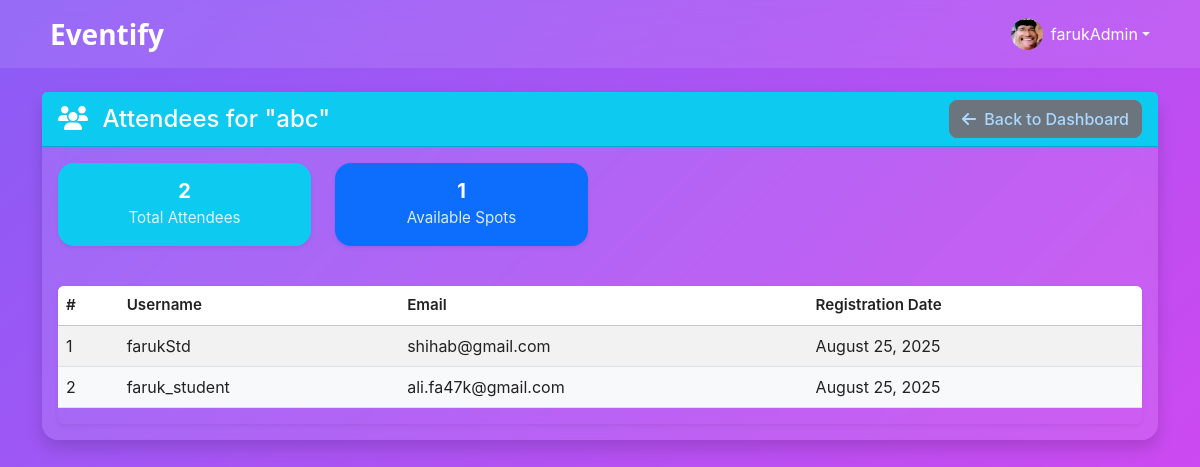
/admin/event-attendees/2 (signed in), run on the app's committed database.
### models/user.py (models this page shows, shortened)
class User(UserMixin, db.Model):
    __tablename__ = 'users'
    id = db.Column(db.Integer, primary_key=True)
    username = db.Column(db.String(80), unique=True, nullable=False)
    email = db.Column(db.String(120), unique=True, nullable=False)
    password_hash = db.Column(db.String(128), nullable=False)
    role = db.Column(db.String(20), nullable=False, default='student')  # 'student' or 'admin'
    created_at = db.Column(db.DateTime, default=datetime.utcnow)
    profile_image = db.Column(db.String(255), default=None)
    registered_events = db.relationship('Event', secondary='event_registrations', back_populates='registered_users')
    created_events = db.relationship('Event', foreign_keys='Event.creator_id', back_populates='creator')
    def is_admin(self):
        return self.role == 'admin'
    def is_student(self):
        return self.role == 'student'

### models/event.py (models this page shows, shortened)
class Event(db.Model):
    __tablename__ = 'events'
    id = db.Column(db.Integer, primary_key=True)
    title = db.Column(db.String(200), nullable=False)
    description = db.Column(db.Text, nullable=False)
    start_date = db.Column(db.Date, nullable=False)
    start_time = db.Column(db.Time, nullable=False)
    end_date = db.Column(db.Date, nullable=False)
    end_time = db.Column(db.Time, nullable=False)
    location = db.Column(db.String(200), nullable=False)
    category = db.Column(db.String(100), nullable=False)
    max_capacity = db.Column(db.Integer, default=100)
    creator_id = db.Column(db.Integer, db.ForeignKey('users.id'), nullable=False)
    created_at = db.Column(db.DateTime, default=datetime.utcnow)
    updated_at = db.Column(db.DateTime, default=datetime.utcnow, onupdate=datetime.utcnow)
    images = db.Column(MutableList.as_mutable(JSON), default=[])
    documents = db.Column(MutableList.as_mutable(JSON), default=[])
    creator = db.relationship('User', foreign_keys=[creator_id], back_populates='created_events')
    registered_users = db.relationship('User', secondary=event_registrations, back_populates='registered_events')

### views/admin.py (the view)
@admin_bp.route('/event-attendees/<int:event_id>')
def event_attendees(event_id):
    event = Event.query.get_or_404(event_id)
    if event.creator != current_user:
        flash('Access denied. You can only view attendees for your own events.', 'error')
        return redirect(url_for('admin.dashboard'))
    attendees = AdminViewModel.get_event_attendees(event_id)
    return render_template('admin/event_attendees.html', event=event, attendees=attendees)

### viewmodels/admin_viewmodel.py (called while the page is built)
    @staticmethod
    def get_event_attendees(event_id):
        event = Event.query.get_or_404(event_id)
        return event.registered_users

### views/admin.py (called while the page is built)
@admin_bp.before_request
@login_required
def require_admin():
    if not current_user.is_admin():
        flash('Access denied. Admins only.', 'error')
        return redirect(url_for('student.dashboard'))

### templates/admin/event_attendees.html (shortened to what this page needs)
{% extends "base.html" %}
{% block extra_css %}
<link href="{{ url_for('static', filename='css/admin.css') }}" rel="stylesheet">
{% endblock %}
{% block content %}
<div class="row">
    <div class="col-12">
        <div class="card shadow">
            <div class="card-header d-flex justify-content-between align-items-center bg-info text-white">
                <h4 class="mb-0"><i class="fas fa-users me-2"></i> Attendees for "{{ event.title }}"</h4>
                <a href="{{ url_for('admin.dashboard') }}" class="btn btn-secondary">
                    <i class="fas fa-arrow-left me-1"></i> Back to Dashboard
                </a>
            </div>
            <div class="card-body">
                <div class="row mb-4">
                    <div class="col-md-3 col-sm-6 mb-3">
                        <div class="card bg-info text-white text-center shadow-sm">
                            <div class="card-body">
                                <h3 class="mb-1">{{ attendees|length }}</h3>
                                <p class="mb-0">Total Attendees</p>
                            </div>
                        </div>
                    </div>
                    <div class="col-md-3 col-sm-6 mb-3">
                        <div class="card bg-primary text-white text-center shadow-sm">
                            <div class="card-body">
                                <h3 class="mb-1">{{ event.max_capacity - attendees|length }}</h3>
                                <p class="mb-0">Available Spots</p>
                            </div>
                        </div>
                    </div>
                </div>
                {% if attendees %}
                <div class="table-responsive shadow-sm rounded">
                    <table class="table table-striped table-hover align-middle">
                        <thead class="table-light">
                            <tr>
                                <th>#</th>
                                <th>Username</th>
                                <th>Email</th>
                                <th>Registration Date</th>
                            </tr>
                        </thead>
                        <tbody>
                            {% for attendee in attendees %}
                            <tr>
                                <td>{{ loop.index }}</td>
                                <td>{{ attendee.username }}</td>
                                <td>{{ attendee.email }}</td>
                                <td>{{ attendee.created_at.strftime('%B %d, %Y') }}</td>
                            </tr>
                            {% endfor %}
                        </tbody>
                    </table>
                </div>
                {% else %}
                <div class="text-center py-5">
                    <div class="alert alert-info text-center no-attendees-alert">
                        No attendees found.
                    </div>
                </div>
                {% endif %}
            </div>
        </div>
    </div>
</div>
{% endblock %}

### templates/base.html (shortened to what this page needs)
<!DOCTYPE html>
<html lang="en" data-bs-theme="light">
<head>
    <link href="https://cdn.jsdelivr.net/npm/bootstrap@5.3.1/dist/css/bootstrap.min.css" rel="stylesheet">
    <link href="https://cdnjs.cloudflare.com/ajax/libs/font-awesome/6.4.2/css/all.min.css" rel="stylesheet">
    <link href="{{ url_for('static', filename='css/base.css') }}" rel="stylesheet">
    {% block extra_css %}{% endblock %}
</head>
<body class="modern-theme">
    <nav class="navbar navbar-expand-lg glass-nav">
        <div class="container">
            <a class="navbar-brand d-flex align-items-center" href="{{ url_for('index') }}">
                    <span class="brand-text">Eventify</span>
            </a>
            {% if current_user.is_authenticated %}
            <ul class="navbar-nav ms-auto">
                <li class="nav-item dropdown">
                    <a class="nav-link dropdown-toggle d-flex align-items-center" href="#" id="userDropdown" role="button" data-bs-toggle="dropdown" aria-expanded="false">
                        <div class="d-flex align-items-center">
                            <img src="{{ url_for('static', filename=current_user.profile_image) if current_user.profile_image else url_for('static', filename='img/default_profile.png') }}"
                                alt="Profile" class="rounded-circle me-2" width="32" height="32">
                            <span class="text-white">{{ current_user.username }}</span>
                        </div>
                    </a>
                </li>
            </ul>
            {% endif %}
        </div>
    </nav>
    <main class="container mt-4">
        <div class="content-wrapper">
            {% block content %}{% endblock %}
        </div>
    </main>
</body>
</html>

### static/css/base.css (style rules this page uses)
body { min-height: 100vh; background: linear-gradient(135deg, var(--gradient-start), var(--gradient-end)); color: #fff; font-family: 'Inter', system-ui, -apple-system, sans-serif; transition: background-color 0.3s ease, color 0.3s ease; }
.navbar { position: sticky; top: 0; z-index: 1000; backdrop-filter: blur(12px); transition: all 0.4s ease; background: var(--glass-bg); }
.navbar-brand { font-weight: 700; color: var(--primary-color); font-size: 1.5rem; }
.card, .glass-card { border: none; border-radius: 1rem; box-shadow: var(--glass-shadow); background: var(--glass-bg); backdrop-filter: blur(10px); -webkit-backdrop-filter: blur(10px); transition: transform 0.3s ease, box-shadow 0.3s ease; }
.btn { border-radius: 0.5rem; font-weight: 500; }
.nav-link { color: rgba(255, 255, 255, 0.9) !important; transition: all 0.3s ease; }
:root { --gradient-start: #8B5CF6; --gradient-end: #D946EF; --glass-bg: rgba(255, 255, 255, 0.1); --glass-border: rgba(255, 255, 255, 0.18); --glass-shadow: 0 8px 32px 0 rgba(31, 38, 135, 0.37); --primary-color: #6f42c1; --primary-hover: #5a32a3; --secondary-color: #e9ecef; --text-primary: #212529; --text-secondary: #6c757d; --border-color: #dee2e6; --accent-gradient: linear-gradient(135deg, #6f42c1, #8250df); transition: color-scheme 0.3s ease; }
.navbar-brand { font-family: 'Poppins', 'Segoe UI', sans-serif; font-weight: 700; font-size: 1.75rem; color: #212529 !important; }
body, .card, .card-body, .card-title, .card-text, h1, h2, h3, h4, h5, h6, p, span, li, td, th, .event-info, .event-meta, .event-item, .event-item i, .event-item .fa, .event-item .fas { color: #fff !important; }

### static/css/admin.css (style rules this page uses)
.card.bg-primary, .card.bg-success, .card.bg-info { border: none; border-radius: 1rem; box-shadow: 0 8px 20px rgba(0, 0, 0, 0.08); transition: transform 0.3s ease, box-shadow 0.3s ease; }
.card.bg-primary .card-body h3, .card.bg-success .card-body h3, .card.bg-info .card-body h3 { font-weight: 700; margin-bottom: 0.5rem; font-size: 1.25rem; color: #fff; }
.card.bg-primary .card-body p, .card.bg-success .card-body p, .card.bg-info .card-body p { margin-bottom: 0; opacity: 0.85; color: #f8f9fa; font-size: 0.95rem; }
.table th { background-color: #f8f9fa; font-weight: 600; font-size: 0.95rem; }
.table-responsive { border-radius: 0.75rem; overflow: hidden; box-shadow: 0 4px 12px rgba(0, 0, 0, 0.05); }
body, .card, .card-body, .card-title, .card-text, h1, h2, h3, h4, h5, h6, p, span, li, td, th { color: #fff !important; }
a { color: #aad8ff !important; }
.table, .table th, .table td, .table-striped > tbody > tr:nth-of-type(odd) > * { color: #222 !important; background-color: #fff !important; }
.table-striped > tbody > tr:nth-of-type(even) > * { background-color: #f8f9fa !important; color: #222 !important; }

### data on the page
User: profile_image (picture), username "farukAdmin"
Event: title "abc"
User: username "farukStd", email "shihab@gmail.com", created_at "August 25, 2025"
User: username "faruk_student", email "ali.fa47k@gmail.com", created_at "August 25, 2025"

### other printed values
{{ attendees|length }} "2"
{{ event.max_capacity - attendees|length }} "1"
